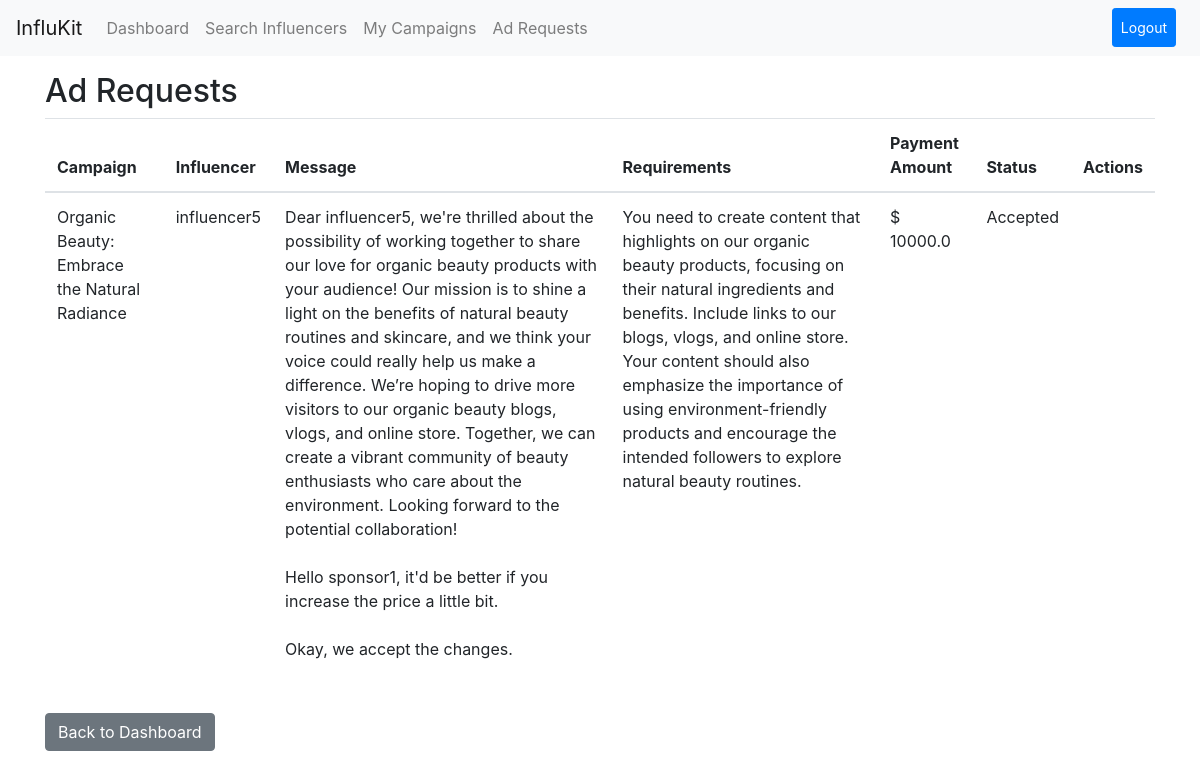
The page /sponsor/view_ad_requests (signed in) on the database its author committed.
### tables this page shows
CREATE TABLE "ad_request" (
    id INTEGER PRIMARY KEY AUTOINCREMENT,
    campaign_id INTEGER NOT NULL,
    influencer_id INTEGER NOT NULL,
    message TEXT,  -- or use `messages` if that fits better
    requirements TEXT NOT NULL,
    payment_amount FLOAT NOT NULL,
    status VARCHAR(50) NOT NULL,
    created_at DATETIME DEFAULT CURRENT_TIMESTAMP,
    updated_at DATETIME DEFAULT CURRENT_TIMESTAMP,
    sponsor_id INTEGER,
    FOREIGN KEY(campaign_id) REFERENCES "campaign"(id),
    FOREIGN KEY(influencer_id) REFERENCES "user"(id)
);

CREATE TABLE "campaign" (
    id INTEGER PRIMARY KEY AUTOINCREMENT,
    name VARCHAR(100) NOT NULL,
    description TEXT NOT NULL,
    start_date DATE NOT NULL,
    end_date DATE NOT NULL,
    budget FLOAT NOT NULL,
    visibility VARCHAR(50) NOT NULL,
    goals TEXT NOT NULL,
    category VARCHAR(100),
    niche VARCHAR(100),
    sponsor_id INTEGER NOT NULL,
    created_at DATETIME DEFAULT CURRENT_TIMESTAMP,
    updated_at DATETIME DEFAULT CURRENT_TIMESTAMP,
    status TEXT DEFAULT 'pending', flagged BOOLEAN DEFAULT FALSE,
    FOREIGN KEY (sponsor_id) REFERENCES "user" (id)
);

CREATE TABLE "user" (
    id INTEGER PRIMARY KEY AUTOINCREMENT,
    username TEXT NOT NULL UNIQUE,
    email TEXT NOT NULL UNIQUE,
    password TEXT NOT NULL,
    role TEXT NOT NULL CHECK(role IN ('admin', 'sponsor', 'influencer')),
    flagged BOOLEAN DEFAULT FALSE,
    category TEXT,
    niche TEXT,
    reach INTEGER
);

### app/routes.py (the view)
@main.route('/sponsor/view_ad_requests')
def sponsor_view_ad_requests():
    if session.get('role') != 'sponsor':
        flash('You must be a SPONSOR to access this page!', 'danger')
        return redirect(url_for('main.login'))
    sponsor_id = session['user_id']
    with sqlite3.connect('instance/iescp.db') as conn:
        cursor = conn.cursor()
        cursor.execute('''
            SELECT ad_request.id, ad_request.campaign_id, ad_request.influencer_id, ad_request.message, ad_request.requirements, ad_request.payment_amount, ad_request.status, campaign.name, user.username
            FROM ad_request
            JOIN campaign ON ad_request.campaign_id = campaign.id
            JOIN user ON ad_request.influencer_id = user.id
            WHERE campaign.sponsor_id = ?
        ''', (sponsor_id,))
        ad_requests = cursor.fetchall()
    return render_template('sponsor/view_ad_requests.html', ad_requests=ad_requests)

### app/routes.py (called while the page is built)
@main.before_app_request
def setup():
    setup_database()

### templates/sponsor/view_ad_requests.html (shortened to what this page needs)
{% extends 'sponsor/base.html' %} {% block content %}
<h2 class="mt-3">Ad Requests</h2>
<table class="table">
  <thead>
    <tr>
      <th>Campaign</th>
      <th>Influencer</th>
      <th>Message</th>
      <th>Requirements</th>
      <th>Payment Amount</th>
      <th>Status</th>
      <th>Actions</th>
    </tr>
  </thead>
  <tbody>
    {% for ad_request in ad_requests %}
    <tr>
      <td>{{ ad_request[7] }}</td>
      <td>{{ ad_request[8] }}</td>
      <td>{{ ad_request[3]|safe }}</td>
      <td>{{ ad_request[4] }}</td>
      <td>$ {{ ad_request[5] }}</td>
      <td>{{ ad_request[6] }}</td>
      <td>
      </td>
    </tr>
    {% endfor %}
  </tbody>
</table>
<a href="{{ url_for('main.sponsor_dashboard') }}" class="btn btn-secondary mt-4">Back to Dashboard</a>
{% endblock %}

### rows shown on the page
ad_request: name "Organic Beauty: Embrace the Natural Radiance", username "influencer5", message "Dear influencer5, we're thrilled about the possibility of working together to share our love for organic beauty products with your audience! Our mission is to shine a light on the benefits of natural beauty routines and skincare, and we think your voice could really help us make a difference. We’re hoping to drive more visitors to our organic beauty blogs, vlogs, and online store. Together, we can create a vibrant community of beauty enthusiasts who care about the environment. Looking forward to the potential collaboration! Hello sponsor1, it'd be better if you increase the price a little bit. Okay, we accept the changes.", requirements "You need to create content that highlights on our organic beauty products, focusing on their natural ingredients and benefits. Include links to our blogs, vlogs, and online store. Your content should also emphasize the importance of using environment-friendly products and encourage the intended followers to explore natural beauty routines.", payment_amount "10000.0", status "Accepted"
